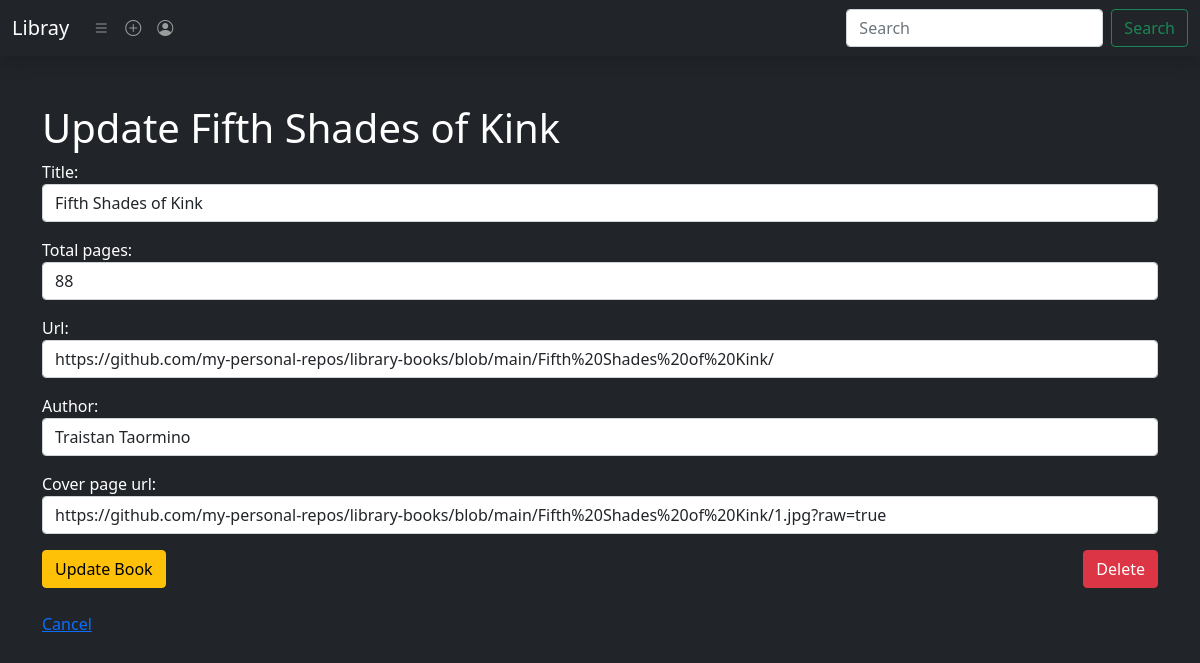
The app's page /library/update/18 with its own data.
### library/models.py (models this page shows, shortened)
class Book(models.Model):
    title = models.CharField(max_length=500)
    total_pages = models.PositiveIntegerField()
    url = models.URLField(blank=False, null=False)
    cover_page_url = models.URLField(default='https://github.com/my-personal-repos/library-books/blob/main/cover_photo.jpg?raw=true')
    author = models.CharField(max_length=100, null=True, blank=True)
    last_accessed_page = models.PositiveBigIntegerField(default=1)
    class Meta():
        ordering = ['title']

### library/views.py (the view)
# urls.py: path('update/<int:pk>', views.BookUpdateView.as_view(), name='update'),
class BookUpdateView(UpdateView):
    form_class = BookCreateForm
    template_name = 'library/book_form.html'
    def get_queryset(self):
        return Book.objects.filter(pk=self.kwargs['pk'])

### library/forms.py
class BookCreateForm(forms.ModelForm):
    class Meta:
        model = Book
        fields = ('title', 'total_pages', 'url', 'author', 'cover_page_url')
        widgets = {
            'title': forms.TextInput(attrs={'class': 'form-control'}),
            'total_pages': forms.NumberInput(attrs={'class': 'form-control'}),
            'url': forms.TextInput(attrs={'class': 'form-control'}),
            'author': forms.TextInput(attrs={'class': 'form-control'}),
            'cover_page_url': forms.TextInput(attrs={'class': 'form-control'}),
        }

### library/templates/library/book_form.html (shortened to what this page needs)
{% extends 'library/base.html' %}
{% block page_content %}
<div class="container text-white m-5 d-block m-auto mt-5">
    <h1 class="text-white">
        {% if form.instance.pk %}
        Update {{form.instance.title}}
        {% else %}
        Add New Book
        {% endif %}
    </h1>
    <form method="POST">
        {{form.as_p}}
        {% if form.instance.pk %}
        <div class="w-100 d-flex flex-row justify-content-between">
            <input type="submit" class="btn btn-warning" value="Update Book">
            <a href="{% url 'library:delete' book.pk %}" class="btn btn-danger">Delete</a>
        </div>
        <br>
        <a href="{% url 'library:detail' book.pk book.last_accessed_page %}">Cancel</a>
        {% else %}
        <input type="submit" class="btn btn-secondary" value="Add Book">
        {% endif %}
    </form>
</div>
{% endblock page_content %}

### records on screen
Book: instance "Fifth Shades of Kink", title "Fifth Shades of Kink", total_pages "88", url "https://github.com/my-personal-repos/library-books/blob/main/Fifth%20Shades%20of%20Kink/", author "Traistan Taormino", cover_page_url "https://github.com/my-personal-repos/library-books/blob/main/Fifth%20Shades%20of%20Kink/1.jpg?raw=true"
